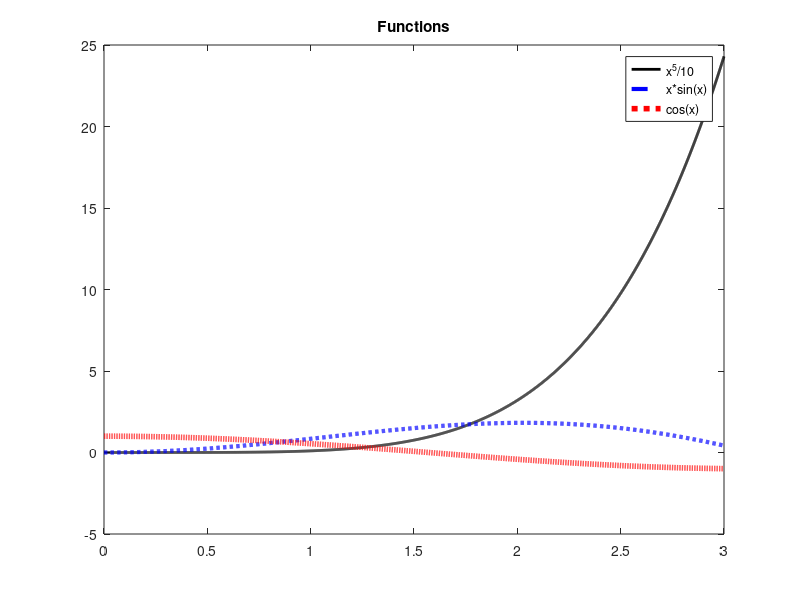

Write MATLAB code to recreate this figure.
A = [1, 0, -2; 2, 1, 3; 0, 1, 0];
B = [2, 1, 1; 1, 0, -1; 1, 1, 0];

C = A - B;
D = A * B;
E = A .* B;

disp(C)
disp(D)
disp(E)

x = 0 : 0.001 : 3;

y1 = (x .^ 5) ./ 10;
y2 = x .* sin(x);
y3 = cos(x);

plot(x, y1, '-k', 'LineWidth', 2);
hold on;
plot(x, y2, '--b', 'LineWidth', 3);
hold on;
plot(x, y3, ':r', 'LineWidth', 4);
title("Functions");
legend('x^5/10', 'x*sin(x)', 'cos(x)');

% subplot(2, 2, 1);
% plot(x, y1);
% subplot(2, 2, 2);
% plot(x, y2);
% subplot(2, 2, 3);
% plot(x, y3);
